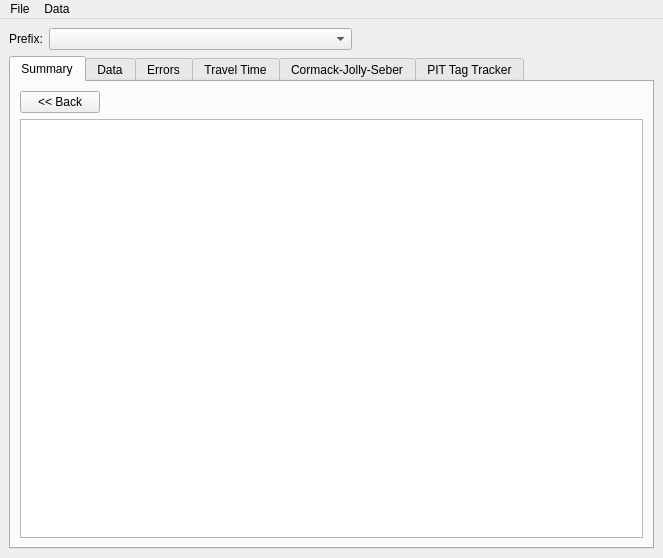
<?xml version="1.0" encoding="UTF-8"?>
<ui version="4.0">
 <class>ResultsManager</class>
 <widget class="QMainWindow" name="ResultsManager">
  <property name="geometry">
   <rect>
    <x>0</x>
    <y>0</y>
    <width>663</width>
    <height>558</height>
   </rect>
  </property>
  <property name="windowTitle">
   <string>Results Manager</string>
  </property>
  <property name="whatsThis">
   <string>The Results Manager presents the results of PitPro with a graphical interface, facilitating browsing of the results.</string>
  </property>
  <widget class="QWidget" name="centralWidget">
   <layout class="QVBoxLayout">
    <property name="spacing">
     <number>6</number>
    </property>
    <property name="leftMargin">
     <number>9</number>
    </property>
    <property name="topMargin">
     <number>9</number>
    </property>
    <property name="rightMargin">
     <number>9</number>
    </property>
    <property name="bottomMargin">
     <number>9</number>
    </property>
    <item>
     <layout class="QVBoxLayout">
      <property name="spacing">
       <number>6</number>
      </property>
      <property name="leftMargin">
       <number>0</number>
      </property>
      <property name="topMargin">
       <number>0</number>
      </property>
      <property name="rightMargin">
       <number>0</number>
      </property>
      <property name="bottomMargin">
       <number>0</number>
      </property>
      <item>
       <layout class="QHBoxLayout">
        <property name="spacing">
         <number>6</number>
        </property>
        <property name="leftMargin">
         <number>0</number>
        </property>
        <property name="topMargin">
         <number>0</number>
        </property>
        <property name="rightMargin">
         <number>0</number>
        </property>
        <property name="bottomMargin">
         <number>0</number>
        </property>
        <item>
         <widget class="QLabel" name="prefixLabel">
          <property name="text">
           <string>Prefix:</string>
          </property>
         </widget>
        </item>
        <item>
         <widget class="QComboBox" name="groupCombo">
          <property name="sizePolicy">
           <sizepolicy hsizetype="Expanding" vsizetype="Fixed">
            <horstretch>0</horstretch>
            <verstretch>0</verstretch>
           </sizepolicy>
          </property>
         </widget>
        </item>
        <item>
         <spacer>
          <property name="orientation">
           <enum>Qt::Horizontal</enum>
          </property>
          <property name="sizeHint" stdset="0">
           <size>
            <width>40</width>
            <height>20</height>
           </size>
          </property>
         </spacer>
        </item>
       </layout>
      </item>
      <item>
       <widget class="QTabWidget" name="tabWidget">
        <property name="currentIndex">
         <number>0</number>
        </property>
        <widget class="QWidget" name="summary">
         <attribute name="title">
          <string>Summary</string>
         </attribute>
         <layout class="QVBoxLayout">
          <item>
           <layout class="QVBoxLayout">
            <property name="spacing">
             <number>6</number>
            </property>
            <property name="leftMargin">
             <number>0</number>
            </property>
            <property name="topMargin">
             <number>0</number>
            </property>
            <property name="rightMargin">
             <number>0</number>
            </property>
            <property name="bottomMargin">
             <number>0</number>
            </property>
            <item>
             <layout class="QHBoxLayout">
              <property name="spacing">
               <number>6</number>
              </property>
              <property name="leftMargin">
               <number>0</number>
              </property>
              <property name="topMargin">
               <number>0</number>
              </property>
              <property name="rightMargin">
               <number>0</number>
              </property>
              <property name="bottomMargin">
               <number>0</number>
              </property>
              <item>
               <widget class="QPushButton" name="backButton">
                <property name="text">
                 <string>&lt;&lt; Back</string>
                </property>
               </widget>
              </item>
              <item>
               <spacer>
                <property name="orientation">
                 <enum>Qt::Horizontal</enum>
                </property>
                <property name="sizeHint" stdset="0">
                 <size>
                  <width>40</width>
                  <height>20</height>
                 </size>
                </property>
               </spacer>
              </item>
             </layout>
            </item>
           </layout>
          </item>
          <item>
           <widget class="QTextBrowser" name="summaryTextBrowser"/>
          </item>
         </layout>
        </widget>
        <widget class="QWidget" name="data">
         <attribute name="title">
          <string>Data</string>
         </attribute>
         <layout class="QVBoxLayout">
          <item>
           <layout class="QVBoxLayout">
            <property name="spacing">
             <number>6</number>
            </property>
            <property name="leftMargin">
             <number>0</number>
            </property>
            <property name="topMargin">
             <number>0</number>
            </property>
            <property name="rightMargin">
             <number>0</number>
            </property>
            <property name="bottomMargin">
             <number>0</number>
            </property>
            <item>
             <layout class="QHBoxLayout">
              <property name="spacing">
               <number>6</number>
              </property>
              <property name="leftMargin">
               <number>0</number>
              </property>
              <property name="topMargin">
               <number>0</number>
              </property>
              <property name="rightMargin">
               <number>0</number>
              </property>
              <property name="bottomMargin">
               <number>0</number>
              </property>
              <item>
               <widget class="QPushButton" name="dataBackButton">
                <property name="text">
                 <string>&lt;&lt; Back</string>
                </property>
               </widget>
              </item>
              <item>
               <spacer>
                <property name="orientation">
                 <enum>Qt::Horizontal</enum>
                </property>
                <property name="sizeHint" stdset="0">
                 <size>
                  <width>40</width>
                  <height>20</height>
                 </size>
                </property>
               </spacer>
              </item>
             </layout>
            </item>
           </layout>
          </item>
          <item>
           <widget class="QTextBrowser" name="dataTextBrowser"/>
          </item>
         </layout>
        </widget>
        <widget class="QWidget" name="errors">
         <attribute name="title">
          <string>Errors</string>
         </attribute>
         <layout class="QVBoxLayout">
          <item>
           <layout class="QVBoxLayout">
            <property name="spacing">
             <number>6</number>
            </property>
            <property name="leftMargin">
             <number>0</number>
            </property>
            <property name="topMargin">
             <number>0</number>
            </property>
            <property name="rightMargin">
             <number>0</number>
            </property>
            <property name="bottomMargin">
             <number>0</number>
            </property>
            <item>
             <layout class="QHBoxLayout">
              <property name="spacing">
               <number>6</number>
              </property>
              <property name="leftMargin">
               <number>0</number>
              </property>
              <property name="topMargin">
               <number>0</number>
              </property>
              <property name="rightMargin">
               <number>0</number>
              </property>
              <property name="bottomMargin">
               <number>0</number>
              </property>
              <item>
               <widget class="QLabel" name="label_3">
                <property name="text">
                 <string>Run:</string>
                </property>
               </widget>
              </item>
              <item>
               <widget class="QComboBox" name="errorRunCombo">
                <property name="sizePolicy">
                 <sizepolicy hsizetype="Expanding" vsizetype="Fixed">
                  <horstretch>0</horstretch>
                  <verstretch>0</verstretch>
                 </sizepolicy>
                </property>
               </widget>
              </item>
              <item>
               <spacer>
                <property name="orientation">
                 <enum>Qt::Horizontal</enum>
                </property>
                <property name="sizeHint" stdset="0">
                 <size>
                  <width>40</width>
                  <height>20</height>
                 </size>
                </property>
               </spacer>
              </item>
             </layout>
            </item>
           </layout>
          </item>
          <item>
           <widget class="QTextEdit" name="errorsTextEdit">
            <property name="readOnly">
             <bool>true</bool>
            </property>
           </widget>
          </item>
         </layout>
        </widget>
        <widget class="QWidget" name="travelTime">
         <attribute name="title">
          <string>Travel Time</string>
         </attribute>
         <layout class="QVBoxLayout">
          <item>
           <layout class="QVBoxLayout">
            <property name="spacing">
             <number>6</number>
            </property>
            <property name="leftMargin">
             <number>0</number>
            </property>
            <property name="topMargin">
             <number>0</number>
            </property>
            <property name="rightMargin">
             <number>0</number>
            </property>
            <property name="bottomMargin">
             <number>0</number>
            </property>
            <item>
             <layout class="QHBoxLayout">
              <property name="spacing">
               <number>6</number>
              </property>
              <property name="leftMargin">
               <number>0</number>
              </property>
              <property name="topMargin">
               <number>0</number>
              </property>
              <property name="rightMargin">
               <number>0</number>
              </property>
              <property name="bottomMargin">
               <number>0</number>
              </property>
              <item>
               <widget class="QLabel" name="label_2">
                <property name="text">
                 <string>Run:</string>
                </property>
               </widget>
              </item>
              <item>
               <widget class="QComboBox" name="ttRunCombo">
                <property name="sizePolicy">
                 <sizepolicy hsizetype="Expanding" vsizetype="Fixed">
                  <horstretch>0</horstretch>
                  <verstretch>0</verstretch>
                 </sizepolicy>
                </property>
               </widget>
              </item>
              <item>
               <spacer>
                <property name="orientation">
                 <enum>Qt::Horizontal</enum>
                </property>
                <property name="sizeHint" stdset="0">
                 <size>
                  <width>40</width>
                  <height>20</height>
                 </size>
                </property>
               </spacer>
              </item>
             </layout>
            </item>
           </layout>
          </item>
          <item>
           <widget class="QTextEdit" name="ttTextEdit">
            <property name="readOnly">
             <bool>true</bool>
            </property>
           </widget>
          </item>
         </layout>
        </widget>
        <widget class="QWidget" name="cjs">
         <attribute name="title">
          <string>Cormack-Jolly-Seber</string>
         </attribute>
         <layout class="QVBoxLayout">
          <item>
           <layout class="QHBoxLayout">
            <item>
             <widget class="QCheckBox" name="oneTableCjsCB">
              <property name="text">
               <string>Display in one table</string>
              </property>
             </widget>
            </item>
            <item>
             <widget class="QCheckBox" name="showLambdaCB">
              <property name="text">
               <string>Show final product (lambda)</string>
              </property>
              <property name="checked">
               <bool>false</bool>
              </property>
             </widget>
            </item>
            <item>
             <spacer>
              <property name="orientation">
               <enum>Qt::Horizontal</enum>
              </property>
              <property name="sizeHint" stdset="0">
               <size>
                <width>40</width>
                <height>20</height>
               </size>
              </property>
             </spacer>
            </item>
           </layout>
          </item>
          <item>
           <widget class="QTextEdit" name="cjsTextEdit">
            <property name="readOnly">
             <bool>true</bool>
            </property>
           </widget>
          </item>
         </layout>
        </widget>
        <widget class="QWidget" name="tracker">
         <attribute name="title">
          <string>PIT Tag Tracker</string>
         </attribute>
         <layout class="QVBoxLayout">
          <item>
           <layout class="QVBoxLayout">
            <property name="spacing">
             <number>6</number>
            </property>
            <property name="leftMargin">
             <number>0</number>
            </property>
            <property name="topMargin">
             <number>0</number>
            </property>
            <property name="rightMargin">
             <number>0</number>
            </property>
            <property name="bottomMargin">
             <number>0</number>
            </property>
            <item>
             <layout class="QHBoxLayout">
              <property name="spacing">
               <number>6</number>
              </property>
              <property name="leftMargin">
               <number>0</number>
              </property>
              <property name="topMargin">
               <number>0</number>
              </property>
              <property name="rightMargin">
               <number>0</number>
              </property>
              <property name="bottomMargin">
               <number>0</number>
              </property>
              <item>
               <widget class="QLabel" name="label">
                <property name="text">
                 <string>PIT Tag:</string>
                </property>
               </widget>
              </item>
              <item>
               <widget class="QComboBox" name="pitComboBox">
                <property name="sizePolicy">
                 <sizepolicy hsizetype="Expanding" vsizetype="Fixed">
                  <horstretch>0</horstretch>
                  <verstretch>0</verstretch>
                 </sizepolicy>
                </property>
                <property name="editable">
                 <bool>true</bool>
                </property>
                <property name="maxCount">
                 <number>30</number>
                </property>
               </widget>
              </item>
              <item>
               <widget class="QPushButton" name="goButton">
                <property name="text">
                 <string>Go</string>
                </property>
               </widget>
              </item>
              <item>
               <spacer>
                <property name="orientation">
                 <enum>Qt::Horizontal</enum>
                </property>
                <property name="sizeHint" stdset="0">
                 <size>
                  <width>40</width>
                  <height>20</height>
                 </size>
                </property>
               </spacer>
              </item>
              <item>
               <widget class="QCheckBox" name="trackerDetailCheckBox">
                <property name="text">
                 <string>Show details</string>
                </property>
               </widget>
              </item>
             </layout>
            </item>
           </layout>
          </item>
          <item>
           <widget class="QTextEdit" name="trackerTextEdit">
            <property name="readOnly">
             <bool>true</bool>
            </property>
           </widget>
          </item>
         </layout>
        </widget>
       </widget>
      </item>
     </layout>
    </item>
   </layout>
  </widget>
  <widget class="QMenuBar" name="menuBar">
   <property name="geometry">
    <rect>
     <x>0</x>
     <y>0</y>
     <width>663</width>
     <height>22</height>
    </rect>
   </property>
   <widget class="QMenu" name="menuData">
    <property name="title">
     <string>Data</string>
    </property>
    <addaction name="actionCJS_Data"/>
    <addaction name="actionTravel_Time_data"/>
    <addaction name="actionCovariance_matrix"/>
   </widget>
   <widget class="QMenu" name="menuFile">
    <property name="title">
     <string>File</string>
    </property>
    <addaction name="actionSave"/>
    <addaction name="actionPrint"/>
    <addaction name="separator"/>
    <addaction name="actionExit"/>
   </widget>
   <addaction name="menuFile"/>
   <addaction name="menuData"/>
  </widget>
  <action name="actionExit">
   <property name="text">
    <string>Exit</string>
   </property>
  </action>
  <action name="actionCovariance_matrix">
   <property name="text">
    <string>Export covariance matrix</string>
   </property>
  </action>
  <action name="actionPrint">
   <property name="text">
    <string>Print</string>
   </property>
  </action>
  <action name="actionSave">
   <property name="text">
    <string>Save</string>
   </property>
  </action>
  <action name="actionCJS_Data">
   <property name="text">
    <string>Export Cormack-Jolly-Seber data (CSV)</string>
   </property>
  </action>
  <action name="actionTravel_Time_data">
   <property name="text">
    <string>Export travel time data (CSV)</string>
   </property>
  </action>
 </widget>
 <resources/>
 <connections/>
</ui>
